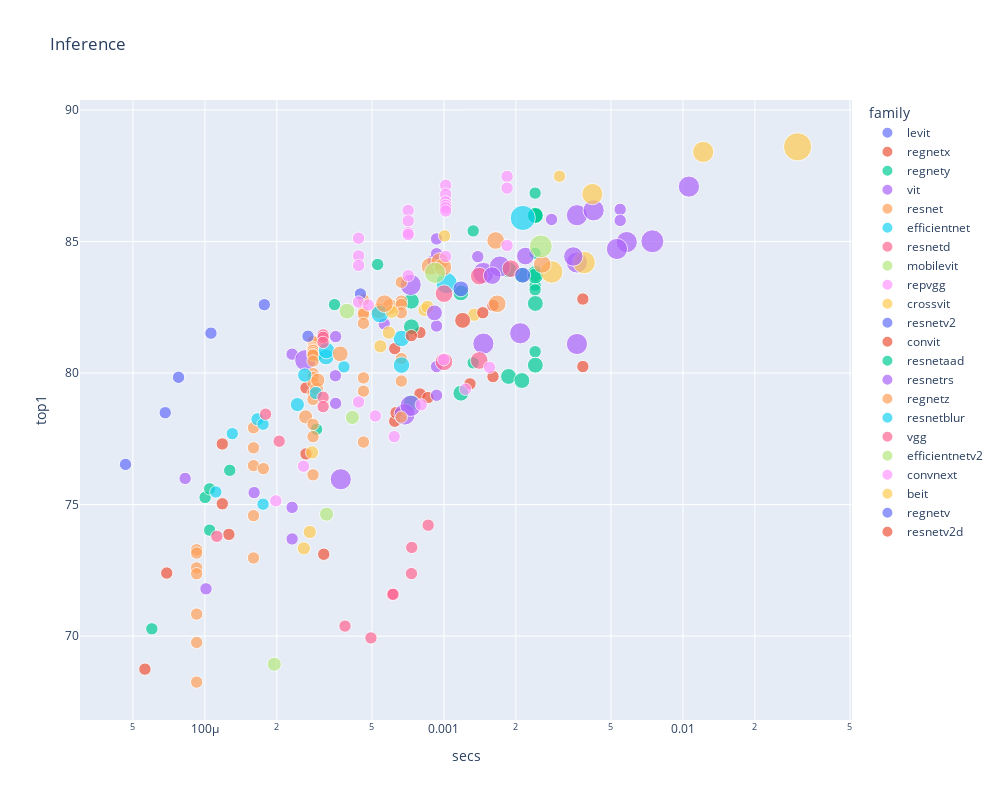

Notebook source saved alongside this figure:
### Code cell
show_all(df, 'Inference', 'infer_img_size')

### Figure 1 — Plotly figure (JSON) as saved in the notebook; plotly's stock layout.template omitted (floating-point values rounded to 4 significant figures)
{"data": [{"customdata": [[224], [224], [224], [224], [224]], "hovertemplate": "<b>%{hovertext}</b><br><br>family=levit<br>secs=%{x}<br>top1=%{y}<br>size=%{marker.size}<br>infer_img_size=%{customdata[0]}<extra></extra>", "hovertext": ["levit_128s", "levit_128", "levit_192", "levit_256", "levit_384"], "legendgroup": "levit", "marker": {"color": "#636efa", "size": [50176, 50176, 50176, 50176, 50176], "sizemode": "area", "sizeref": 655.4, "symbol": "circle"}, "mode": "markers", "name": "levit", "orientation": "v", "showlegend": true, "type": "scatter", "x": [4.654e-05, 6.822e-05, 7.756e-05, 0.000106, 0.0001772], "xaxis": "x", "y": [76.53, 78.49, 79.84, 81.51, 82.6], "yaxis": "y"}, {"customdata": [[224], [224], [224], [224], [224], [224], [224], [224], [224], [224], [224], [224], [224], [224], [224], [224], [224], [224]], "hovertemplate": "<b>%{hovertext}</b><br><br>family=regnetx<br>secs=%{x}<br>top1=%{y}<br>size=%{marker.size}<br>infer_img_size=%{customdata[0]}<extra></extra>", "hovertext": ["regnetx_002", "regnetx_004", "regnetx_008", "regnetx_008", "regnetx_006", "regnetx_016", "regnetx_016", "regnetx_032", "regnetx_032", "regnetx_040", "regnetx_080", "regnetx_080", "regnetx_064", "regnetx_120", "regnetx_160", "regnetx_160", "regnetx_320", "regnetx_320"], "legendgroup": "regnetx", "marker": {"color": "#EF553B", "size": [50176, 50176, 50176, 50176, 50176, 50176, 50176, 50176, 50176, 50176, 50176, 50176, 50176, 50176, 50176, 50176, 50176, 50176], "sizemode": "area", "sizeref": 655.4, "symbol": "circle"}, "mode": "markers", "name": "regnetx", "orientation": "v", "showlegend": true, "type": "scatter", "x": [5.611e-05, 6.925e-05, 0.0001182, 0.0001182, 0.000126, 0.0002648, 0.0002648, 0.0006228, 0.0006228, 0.0006304, 0.0007939, 0.0007939, 0.0008572, 0.001285, 0.001604, 0.001604, 0.003813, 0.003813], "xaxis": "x", "y": [68.75, 72.4, 77.3, 75.03, 73.87, 79.44, 76.92, 80.93, 78.17, 78.49, 81.54, 79.2, 79.07, 79.59, 82.57, 79.87, 82.81, 80.25], "yaxis": "y"}, {"customdata": [[224], [224], [224], [224], [224], [224], [224], [288], [288], [288], [288], [288], [224], [224], [288], [288], [288], [288], [224], [224], [224], [224], [224], [288], [288], [288], [288], [288], [288], [288]], "hovertemplate": "<b>%{hovertext}</b><br><br>family=regnety<br>secs=%{x}<br>top1=%{y}<br>size=%{marker.size}<br>infer_img_size=%{customdata[0]}<extra></extra>", "hovertext": ["regnety_002", "regnety_006", "regnety_004", "regnety_004", "regnety_008", "regnety_016", "regnety_016", "regnety_032", "regnety_032", "regnety_032", "regnety_040", "regnety_040", "regnety_120", "regnety_120", "regnety_080", "regnety_080", "regnety_064", "regnety_064", "regnety_320", "regnety_320", "regnety_320", "regnety_320", "regnety_320", "regnety_160", "regnety_160", "regnety_160", "regnety_160", "regnety_160", "regnety_160", "regnety_160"], "legendgroup": "regnety", "marker": {"color": "#00cc96", "size": [50176, 50176, 50176, 50176, 50176, 50176, 50176, 82944, 82944, 82944, 82944, 82944, 50176, 50176, 82944, 82944, 82944, 82944, 50176, 50176, 50176, 50176, 50176, 82944, 82944, 82944, 82944, 82944, 82944, 82944], "sizemode": "area", "sizeref": 655.4, "symbol": "circle"}, "mode": "markers", "name": "regnety", "orientation": "v", "showlegend": true, "type": "scatter", "x": [5.998e-05, 0.0001002, 0.0001047, 0.0001047, 0.000127, 0.0002934, 0.0002934, 0.0007311, 0.0007311, 0.0007311, 0.001177, 0.001177, 0.001326, 0.001326, 0.001864, 0.001864, 0.002119, 0.002119, 0.002408, 0.002408, 0.002408, 0.002408, 0.002408, 0.002413, 0.002413, 0.002413, 0.002413, 0.002413, 0.002413, 0.002413], "xaxis": "x", "y": [70.28, 75.27, 75.6, 74.03, 76.3, 80.67, 77.86, 82.73, 81.76, 78.88, 83.04, 79.23, 85.4, 80.39, 83.93, 79.87, 83.72, 79.71, 86.84, 84.55, 83.33, 83.16, 80.81, 86.01, 85.99, 85.99, 83.78, 83.69, 82.64, 80.3], "yaxis": "y"}, {"customdata": [[224], [224], [224], [224], [224], [224], [384], [224], [224], [384], [224], [384], [384], [384], [224], [224], [224], [224], [224], [224], [224], [384], [384], [384], [384], [224], [384], [384], [384], [384], [224], [224], [384], [384]], "hovertemplate": "<b>%{hovertext}</b><br><br>family=vit<br>secs=%{x}<br>top1=%{y}<br>size=%{marker.size}<br>infer_img_size=%{customdata[0]}<extra></extra>", "hovertext": ["vit_small_patch32_224", "vit_tiny_r_s16_p8_224", "vit_tiny_patch16_224", "vit_base_patch32_224", "vit_base_patch32_224", "vit_base_patch32_224", "vit_small_patch32_384", "vit_small_patch16_224", "vit_small_patch16_224", "vit_tiny_r_s16_p8_384", "vit_small_r26_s32_224", "vit_tiny_patch16_384", "vit_base_patch32_384", "vit_base_patch32_384", "vit_base_patch16_224_miil", "vit_base_patch16_224", "vit_base_patch16_224", "vit_base_patch16_224", "vit_base_patch16_224", "vit_base_patch16_224", "vit_large_r50_s32_224", "vit_small_patch16_384", "vit_small_patch16_384", "vit_small_r26_s32_384", "vit_large_patch32_384", "vit_large_patch16_224", "vit_base_patch16_384", "vit_base_patch16_384", "vit_base_patch16_384", "vit_large_r50_s32_384", "vit_base_patch8_224", "vit_base_patch8_224", "vit_base_r50_s16_384", "vit_large_patch16_384"], "legendgroup": "vit", "marker": {"color": "#ab63fa", "size": [50176, 50176, 50176, 50176, 50176, 50176, 147456, 50176, 50176, 147456, 50176, 147456, 147456, 147456, 50176, 50176, 50176, 50176, 50176, 50176, 50176, 147456, 147456, 147456, 147456, 50176, 147456, 147456, 147456, 147456, 50176, 50176, 147456, 147456], "sizemode": "area", "sizeref": 655.4, "symbol": "circle"}, "mode": "markers", "name": "vit", "orientation": "v", "showlegend": true, "type": "scatter", "x": [8.265e-05, 0.0001011, 0.0001607, 0.0002317, 0.0002317, 0.0002317, 0.000263, 0.0003523, 0.0003523, 0.0003703, 0.0005623, 0.0006846, 0.0007258, 0.0007258, 0.0009018, 0.0009316, 0.0009316, 0.0009316, 0.0009316, 0.0009316, 0.001386, 0.001463, 0.001463, 0.001715, 0.002086, 0.00282, 0.003603, 0.003603, 0.003603, 0.004232, 0.005465, 0.005465, 0.005822, 0.01059], "xaxis": "x", "y": [75.99, 71.8, 75.45, 80.72, 74.89, 73.69, 80.49, 81.38, 78.85, 75.96, 81.86, 78.42, 83.35, 78.75, 84.27, 85.1, 84.53, 81.79, 80.24, 79.15, 84.42, 83.8, 81.12, 84.05, 81.51, 85.83, 86.0, 84.2, 81.1, 86.18, 86.22, 85.8, 84.98, 87.08], "yaxis": "y"}, {"customdata": [[224], [224], [224], [224], [224], [224], [224], [224], [224], [224], [224], [224], [224], [256], [224], [224], [224], [224], [224], [224], [224], [224], [224], [224], [224], [224], [224], [224], [224], [224], [224], [224], [256], [256], [224], [224], [224], [224], [224], [224], [224], [288], [288], [224], [224], [224], [224], [224], [224], [224]], "hovertemplate": "<b>%{hovertext}</b><br><br>family=resnet<br>secs=%{x}<br>top1=%{y}<br>size=%{marker.size}<br>infer_img_size=%{customdata[0]}<extra></extra>", "hovertext": ["resnet18", "resnet18", "resnet18", "resnet18", "resnet18", "resnet18", "resnet18", "resnet34", "resnet34", "resnet34", "resnet34", "resnet34", "resnet26", "resnet26t", "resnet50", "resnet50", "resnet50", "resnet50", "resnet50", "resnet50", "resnet50", "resnet50", "resnet50", "resnet50", "resnet50", "resnet50", "resnet50", "resnet50", "resnet50", "resnet50", "resnet50", "resnet50", "resnet32ts", "resnet33ts", "resnet101", "resnet101", "resnet101", "resnet101", "resnet101", "resnet101", "resnet101", "resnet51q", "resnet61q", "resnet152", "resnet152", "resnet152", "resnet152", "resnet152", "resnet152", "resnet152"], "legendgroup": "resnet", "marker": {"color": "#FFA15A", "size": [50176, 50176, 50176, 50176, 50176, 50176, 50176, 50176, 50176, 50176, 50176, 50176, 50176, 65536, 50176, 50176, 50176, 50176, 50176, 50176, 50176, 50176, 50176, 50176, 50176, 50176, 50176, 50176, 50176, 50176, 50176, 50176, 65536, 65536, 50176, 50176, 50176, 50176, 50176, 50176, 50176, 82944, 82944, 50176, 50176, 50176, 50176, 50176, 50176, 50176], "sizemode": "area", "sizeref": 655.4, "symbol": "circle"}, "mode": "markers", "name": "resnet", "orientation": "v", "showlegend": true, "type": "scatter", "x": [9.237e-05, 9.237e-05, 9.237e-05, 9.237e-05, 9.237e-05, 9.237e-05, 9.237e-05, 0.0001597, 0.0001597, 0.0001597, 0.0001597, 0.0001597, 0.0001756, 0.0002639, 0.0002834, 0.0002834, 0.0002834, 0.0002834, 0.0002834, 0.0002834, 0.0002834, 0.0002834, 0.0002834, 0.0002834, 0.0002834, 0.0002834, 0.0002834, 0.0002834, 0.0002834, 0.0002834, 0.0002834, 0.0002834, 0.0002929, 0.0002967, 0.0004606, 0.0004606, 0.0004606, 0.0004606, 0.0004606, 0.0004606, 0.0004606, 0.0005349, 0.000596, 0.0006634, 0.0006634, 0.0006634, 0.0006634, 0.0006634, 0.0006634, 0.0006634], "xaxis": "x", "y": [73.28, 73.16, 72.59, 72.37, 70.84, 69.76, 68.25, 77.92, 77.16, 76.48, 74.58, 72.97, 76.37, 78.33, 81.21, 81.18, 80.97, 80.91, 80.87, 80.85, 80.77, 80.71, 80.68, 80.45, 79.98, 79.84, 79.64, 79.23, 79.0, 78.05, 77.58, 76.13, 79.39, 79.73, 82.78, 82.32, 82.24, 81.89, 79.81, 79.31, 77.38, 82.36, 82.52, 83.45, 82.73, 82.61, 82.29, 80.55, 79.69, 78.32], "yaxis": "y"}, {"customdata": [[224], [224], [240], [224], [224], [256], [260], [240], [288], [300], [320], [300], [300], [384], [456]], "hovertemplate": "<b>%{hovertext}</b><br><br>family=efficientnet<br>secs=%{x}<br>top1=%{y}<br>size=%{marker.size}<br>infer_img_size=%{customdata[0]}<extra></extra>", "hovertext": ["efficientnet_lite0", "efficientnet_b0", "efficientnet_b1_pruned", "efficientnet_es", "efficientnet_es_pruned", "efficientnet_b1", "efficientnet_b2_pruned", "efficientnet_em", "efficientnet_b2", "efficientnet_b3_pruned", "efficientnet_b3", "efficientnet_el", "efficientnet_el_pruned", "efficientnet_b4", "efficientnet_b5"], "legendgroup": "efficientnet", "marker": {"color": "#19d3f3", "size": [50176, 50176, 57600, 50176, 50176, 65536, 67600, 57600, 82944, 90000, 102400, 90000, 90000, 147456, 207936], "sizemode": "area", "sizeref": 655.4, "symbol": "circle"}, "mode": "markers", "name": "efficientnet", "orientation": "v", "showlegend": true, "type": "scatter", "x": [0.0001111, 0.0001302, 0.000166, 0.0001751, 0.0001751, 0.0002438, 0.0002617, 0.0002912, 0.0003212, 0.0003228, 0.0005396, 0.0006642, 0.0006644, 0.001026, 0.002138], "xaxis": "x", "y": [75.48, 77.69, 78.24, 78.05, 75.01, 78.8, 79.92, 79.24, 80.61, 80.85, 82.24, 81.31, 80.3, 83.41, 85.89], "yaxis": "y"}, {"customdata": [[224], [224], [224], [224], [224], [224], [224], [224], [320], [320], [320], [320], [320]], "hovertemplate": "<b>%{hovertext}</b><br><br>family=resnetd<br>secs=%{x}<br>top1=%{y}<br>size=%{marker.size}<br>infer_img_size=%{customdata[0]}<extra></extra>", "hovertext": ["resnet18d", "resnet34d", "resnet26d", "resnet50d", "resnet50d", "resnet50d", "resnet50d", "resnet50d", "resnet101d", "resnet101d", "resnet152d", "resnet152d", "resnet200d"], "legendgroup": "resnetd", "marker": {"color": "#FF6692", "size": [50176, 50176, 50176, 50176, 50176, 50176, 50176, 50176, 102400, 102400, 102400, 102400, 102400], "sizemode": "area", "sizeref": 655.4, "symbol": "circle"}, "mode": "markers", "name": "resnetd", "orientation": "v", "showlegend": true, "type": "scatter", "x": [0.0001122, 0.0001795, 0.0002045, 0.0003124, 0.0003124, 0.0003124, 0.0003124, 0.0003124, 0.001001, 0.001001, 0.001405, 0.001405, 0.001907], "xaxis": "x", "y": [73.79, 78.44, 77.41, 81.45, 81.36, 81.16, 79.08, 78.72, 83.02, 80.43, 83.68, 80.48, 83.96], "yaxis": "y"}, {"customdata": [[256], [256], [256]], "hovertemplate": "<b>%{hovertext}</b><br><br>family=mobilevit<br>secs=%{x}<br>top1=%{y}<br>size=%{marker.size}<br>infer_img_size=%{customdata[0]}<extra></extra>", "hovertext": ["mobilevit_xxs", "mobilevit_xs", "mobilevit_s"], "legendgroup": "mobilevit", "marker": {"color": "#B6E880", "size": [65536, 65536, 65536], "sizemode": "area", "sizeref": 655.4, "symbol": "circle"}, "mode": "markers", "name": "mobilevit", "orientation": "v", "showlegend": true, "type": "scatter", "x": [0.0001951, 0.0003228, 0.0004141], "xaxis": "x", "y": [68.93, 74.64, 78.31], "yaxis": "y"}, {"customdata": [[224], [224], [224], [224], [224], [224], [224], [224]], "hovertemplate": "<b>%{hovertext}</b><br><br>family=repvgg<br>secs=%{x}<br>top1=%{y}<br>size=%{marker.size}<br>infer_img_size=%{customdata[0]}<extra></extra>", "hovertext": ["repvgg_b0", "repvgg_a2", "repvgg_b1", "repvgg_b1g4", "repvgg_b2", "repvgg_b3", "repvgg_b2g4", "repvgg_b3g4"], "legendgroup": "repvgg", "marker": {"color": "#FF97FF", "size": [50176, 50176, 50176, 50176, 50176, 50176, 50176, 50176], "sizemode": "area", "sizeref": 655.4, "symbol": "circle"}, "mode": "markers", "name": "repvgg", "orientation": "v", "showlegend": true, "type": "scatter", "x": [0.0001981, 0.0002585, 0.0005165, 0.0006193, 0.000804, 0.0009982, 0.00123, 0.001553], "xaxis": "x", "y": [75.14, 76.46, 78.37, 77.58, 78.79, 80.51, 79.38, 80.22], "yaxis": "y"}, {"customdata": [[240], [240], [240], [240], [240], [240], [240], [240], [240], [408], [408]], "hovertemplate": "<b>%{hovertext}</b><br><br>family=crossvit<br>secs=%{x}<br>top1=%{y}<br>size=%{marker.size}<br>infer_img_size=%{customdata[0]}<extra></extra>", "hovertext": ["crossvit_tiny_240", "crossvit_9_240", "crossvit_9_dagger_240", "crossvit_small_240", "crossvit_15_240", "crossvit_15_dagger_240", "crossvit_18_240", "crossvit_18_dagger_240", "crossvit_base_240", "crossvit_15_dagger_408", "crossvit_18_dagger_408"], "legendgroup": "crossvit", "marker": {"color": "#FECB52", "size": [57600, 57600, 57600, 57600, 57600, 57600, 57600, 57600, 57600, 166464, 166464], "sizemode": "area", "sizeref": 655.4, "symbol": "circle"}, "mode": "markers", "name": "crossvit", "orientation": "v", "showlegend": true, "type": "scatter", "x": [0.0002594, 0.0002747, 0.0002807, 0.0005423, 0.0005881, 0.0006054, 0.0008295, 0.0008531, 0.001338, 0.002824, 0.003859], "xaxis": "x", "y": [73.34, 73.96, 76.98, 81.02, 81.53, 82.33, 82.4, 82.52, 82.22, 83.84, 84.2], "yaxis": "y"}, {"customdata": [[224], [224]], "hovertemplate": "<b>%{hovertext}</b><br><br>family=resnetv2<br>secs=%{x}<br>top1=%{y}<br>size=%{marker.size}<br>infer_img_size=%{customdata[0]}<extra></extra>", "hovertext": ["resnetv2_50", "resnetv2_101"], "legendgroup": "resnetv2", "marker": {"color": "#636efa", "size": [50176, 50176], "sizemode": "area", "sizeref": 655.4, "symbol": "circle"}, "mode": "markers", "name": "resnetv2", "orientation": "v", "showlegend": true, "type": "scatter", "x": [0.00027, 0.0004473], "xaxis": "x", "y": [81.4, 83.0], "yaxis": "y"}, {"customdata": [[224], [224], [224]], "hovertemplate": "<b>%{hovertext}</b><br><br>family=convit<br>secs=%{x}<br>top1=%{y}<br>size=%{marker.size}<br>infer_img_size=%{customdata[0]}<extra></extra>", "hovertext": ["convit_tiny", "convit_small", "convit_base"], "legendgroup": "convit", "marker": {"color": "#EF553B", "size": [50176, 50176, 50176], "sizemode": "area", "sizeref": 655.4, "symbol": "circle"}, "mode": "markers", "name": "convit", "orientation": "v", "showlegend": true, "type": "scatter", "x": [0.0003143, 0.0007307, 0.001454], "xaxis": "x", "y": [73.11, 81.42, 82.29], "yaxis": "y"}, {"customdata": [[224], [224]], "hovertemplate": "<b>%{hovertext}</b><br><br>family=resnetaad<br>secs=%{x}<br>top1=%{y}<br>size=%{marker.size}<br>infer_img_size=%{customdata[0]}<extra></extra>", "hovertext": ["resnetaa50d", "resnetaa101d"], "legendgroup": "resnetaad", "marker": {"color": "#00cc96", "size": [50176, 50176], "sizemode": "area", "sizeref": 655.4, "symbol": "circle"}, "mode": "markers", "name": "resnetaad", "orientation": "v", "showlegend": true, "type": "scatter", "x": [0.0003485, 0.0005281], "xaxis": "x", "y": [82.6, 84.12], "yaxis": "y"}, {"customdata": [[224], [288], [320], [320], [352], [384], [416]], "hovertemplate": "<b>%{hovertext}</b><br><br>family=resnetrs<br>secs=%{x}<br>top1=%{y}<br>size=%{marker.size}<br>infer_img_size=%{customdata[0]}<extra></extra>", "hovertext": ["resnetrs50", "resnetrs101", "resnetrs152", "resnetrs200", "resnetrs270", "resnetrs350", "resnetrs420"], "legendgroup": "resnetrs", "marker": {"color": "#ab63fa", "size": [50176, 82944, 102400, 102400, 123904, 147456, 173056], "sizemode": "area", "sizeref": 655.4, "symbol": "circle"}, "mode": "markers", "name": "resnetrs", "orientation": "v", "showlegend": true, "type": "scatter", "x": [0.0003516, 0.0009126, 0.001592, 0.002192, 0.003478, 0.005297, 0.00745], "xaxis": "x", "y": [79.9, 82.28, 83.7, 84.44, 84.43, 84.71, 85.01], "yaxis": "y"}, {"customdata": [[288], [320], [320], [320], [320], [320], [320], [320]], "hovertemplate": "<b>%{hovertext}</b><br><br>family=regnetz<br>secs=%{x}<br>top1=%{y}<br>size=%{marker.size}<br>infer_img_size=%{customdata[0]}<extra></extra>", "hovertext": ["regnetz_b16", "regnetz_c16", "regnetz_d8", "regnetz_040", "regnetz_d32", "regnetz_e8", "regnetz_c16_evos", "regnetz_d8_evos"], "legendgroup": "regnetz", "marker": {"color": "#FFA15A", "size": [82944, 102400, 102400, 102400, 102400, 102400, 102400, 102400], "sizemode": "area", "sizeref": 655.4, "symbol": "circle"}, "mode": "markers", "name": "regnetz", "orientation": "v", "showlegend": true, "type": "scatter", "x": [0.0003682, 0.0005641, 0.0008749, 0.0009619, 0.0009902, 0.001646, 0.001671, 0.00258], "xaxis": "x", "y": [80.73, 82.63, 84.05, 84.24, 84.02, 85.04, 82.63, 84.13], "yaxis": "y"}, {"customdata": [[224]], "hovertemplate": "<b>%{hovertext}</b><br><br>family=resnetblur<br>secs=%{x}<br>top1=%{y}<br>size=%{marker.size}<br>infer_img_size=%{customdata[0]}<extra></extra>", "hovertext": ["resnetblur50"], "legendgroup": "resnetblur", "marker": {"color": "#19d3f3", "size": [50176], "sizemode": "area", "sizeref": 655.4, "symbol": "circle"}, "mode": "markers", "name": "resnetblur", "orientation": "v", "showlegend": true, "type": "scatter", "x": [0.0003818], "xaxis": "x", "y": [80.23], "yaxis": "y"}, {"customdata": [[224], [224], [224], [224], [224], [224], [224]], "hovertemplate": "<b>%{hovertext}</b><br><br>family=vgg<br>secs=%{x}<br>top1=%{y}<br>size=%{marker.size}<br>infer_img_size=%{customdata[0]}<extra></extra>", "hovertext": ["vgg11_bn", "vgg13", "vgg13_bn", "vgg16", "vgg19", "vgg16_bn", "vgg19_bn"], "legendgroup": "vgg", "marker": {"color": "#FF6692", "size": [50176, 50176, 50176, 50176, 50176, 50176, 50176], "sizemode": "area", "sizeref": 655.4, "symbol": "circle"}, "mode": "markers", "name": "vgg", "orientation": "v", "showlegend": true, "type": "scatter", "x": [0.0003856, 0.0004951, 0.000609, 0.0006127, 0.0007314, 0.0007335, 0.0008591], "xaxis": "x", "y": [70.38, 69.93, 71.59, 71.59, 72.38, 73.37, 74.22], "yaxis": "y"}, {"customdata": [[288], [384], [416]], "hovertemplate": "<b>%{hovertext}</b><br><br>family=efficientnetv2<br>secs=%{x}<br>top1=%{y}<br>size=%{marker.size}<br>infer_img_size=%{customdata[0]}<extra></extra>", "hovertext": ["efficientnetv2_rw_t", "efficientnetv2_rw_s", "efficientnetv2_rw_m"], "legendgroup": "efficientnetv2", "marker": {"color": "#B6E880", "size": [82944, 147456, 173056], "sizemode": "area", "sizeref": 655.4, "symbol": "circle"}, "mode": "markers", "name": "efficientnetv2", "orientation": "v", "showlegend": true, "type": "scatter", "x": [0.0003929, 0.0009177, 0.002543], "xaxis": "x", "y": [82.35, 83.81, 84.81], "yaxis": "y"}, {"customdata": [[224], [224], [224], [224], [224], [224], [224], [224], [224], [224], [224], [224], [224], [224], [224], [224], [224], [224], [224], [224], [224]], "hovertemplate": "<b>%{hovertext}</b><br><br>family=convnext<br>secs=%{x}<br>top1=%{y}<br>size=%{marker.size}<br>infer_img_size=%{customdata[0]}<extra></extra>", "hovertext": ["convnext_tiny", "convnext_tiny", "convnext_tiny", "convnext_tiny", "convnext_tiny", "convnext_tiny_hnf", "convnext_small", "convnext_small", "convnext_small", "convnext_small", "convnext_small", "convnext_base", "convnext_base", "convnext_base", "convnext_base", "convnext_base", "convnext_base", "convnext_base", "convnext_large", "convnext_large", "convnext_large"], "legendgroup": "convnext", "marker": {"color": "#FF97FF", "size": [50176, 50176, 50176, 50176, 50176, 50176, 50176, 50176, 50176, 50176, 50176, 50176, 50176, 50176, 50176, 50176, 50176, 50176, 50176, 50176, 50176], "sizemode": "area", "sizeref": 655.4, "symbol": "circle"}, "mode": "markers", "name": "convnext", "orientation": "v", "showlegend": true, "type": "scatter", "x": [0.0004395, 0.0004395, 0.0004395, 0.0004395, 0.0004395, 0.0004823, 0.0007089, 0.0007089, 0.0007089, 0.0007089, 0.0007089, 0.001017, 0.001017, 0.001017, 0.001017, 0.001017, 0.001017, 0.001017, 0.001837, 0.001837, 0.001837], "xaxis": "x", "y": [85.12, 84.45, 84.09, 82.7, 78.9, 82.58, 86.18, 85.78, 85.33, 85.26, 83.7, 87.13, 86.8, 86.5, 86.37, 86.27, 86.16, 84.43, 87.47, 87.03, 84.85], "yaxis": "y"}, {"customdata": [[224], [224], [384], [384], [512]], "hovertemplate": "<b>%{hovertext}</b><br><br>family=beit<br>secs=%{x}<br>top1=%{y}<br>size=%{marker.size}<br>infer_img_size=%{customdata[0]}<extra></extra>", "hovertext": ["beit_base_patch16_224", "beit_large_patch16_224", "beit_base_patch16_384", "beit_large_patch16_384", "beit_large_patch16_512"], "legendgroup": "beit", "marker": {"color": "#FECB52", "size": [50176, 50176, 147456, 147456, 262144], "sizemode": "area", "sizeref": 655.4, "symbol": "circle"}, "mode": "markers", "name": "beit", "orientation": "v", "showlegend": true, "type": "scatter", "x": [0.001006, 0.003045, 0.00418, 0.01216, 0.03018], "xaxis": "x", "y": [85.21, 87.48, 86.8, 88.4, 88.6], "yaxis": "y"}, {"customdata": [[288], [288]], "hovertemplate": "<b>%{hovertext}</b><br><br>family=regnetv<br>secs=%{x}<br>top1=%{y}<br>size=%{marker.size}<br>infer_img_size=%{customdata[0]}<extra></extra>", "hovertext": ["regnetv_040", "regnetv_064"], "legendgroup": "regnetv", "marker": {"color": "#636efa", "size": [82944, 82944], "sizemode": "area", "sizeref": 655.4, "symbol": "circle"}, "mode": "markers", "name": "regnetv", "orientation": "v", "showlegend": true, "type": "scatter", "x": [0.001178, 0.002136], "xaxis": "x", "y": [83.2, 83.72], "yaxis": "y"}, {"customdata": [[288]], "hovertemplate": "<b>%{hovertext}</b><br><br>family=resnetv2d<br>secs=%{x}<br>top1=%{y}<br>size=%{marker.size}<br>infer_img_size=%{customdata[0]}<extra></extra>", "hovertext": ["resnetv2_50d_evos"], "legendgroup": "resnetv2d", "marker": {"color": "#EF553B", "size": [82944], "sizemode": "area", "sizeref": 655.4, "symbol": "circle"}, "mode": "markers", "name": "resnetv2d", "orientation": "v", "showlegend": true, "type": "scatter", "x": [0.001198], "xaxis": "x", "y": [82], "yaxis": "y"}], "layout": {"height": 800, "legend": {"itemsizing": "constant", "title": {"text": "family"}, "tracegroupgap": 0}, "title": {"text": "Inference"}, "width": 1000, "xaxis": {"anchor": "y", "autorange": true, "domain": [0, 1], "range": [-4.523, -1.292], "title": {"text": "secs"}, "type": "log"}, "yaxis": {"anchor": "x", "autorange": true, "domain": [0, 1], "range": [66.81, 90.37], "title": {"text": "top1"}, "type": "linear"}}}
